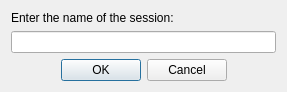
<?xml version="1.0" encoding="UTF-8"?>
<ui version="4.0">
 <class>newSessionDialog</class>
 <widget class="QDialog" name="newSessionDialog">
  <property name="geometry">
   <rect>
    <x>0</x>
    <y>0</y>
    <width>287</width>
    <height>90</height>
   </rect>
  </property>
  <property name="windowTitle">
   <string>Dialog</string>
  </property>
  <layout class="QVBoxLayout" name="verticalLayout">
   <item>
    <widget class="QLabel" name="label">
     <property name="text">
      <string>Enter the name of the session:</string>
     </property>
    </widget>
   </item>
   <item>
    <widget class="QLineEdit" name="lineEdit">
     <property name="inputMask">
      <string/>
     </property>
     <property name="maxLength">
      <number>16</number>
     </property>
     <property name="clearButtonEnabled">
      <bool>true</bool>
     </property>
    </widget>
   </item>
   <item>
    <widget class="QDialogButtonBox" name="buttonBox">
     <property name="standardButtons">
      <set>QDialogButtonBox::Cancel|QDialogButtonBox::Ok</set>
     </property>
     <property name="centerButtons">
      <bool>true</bool>
     </property>
    </widget>
   </item>
  </layout>
 </widget>
 <resources/>
 <connections/>
</ui>
